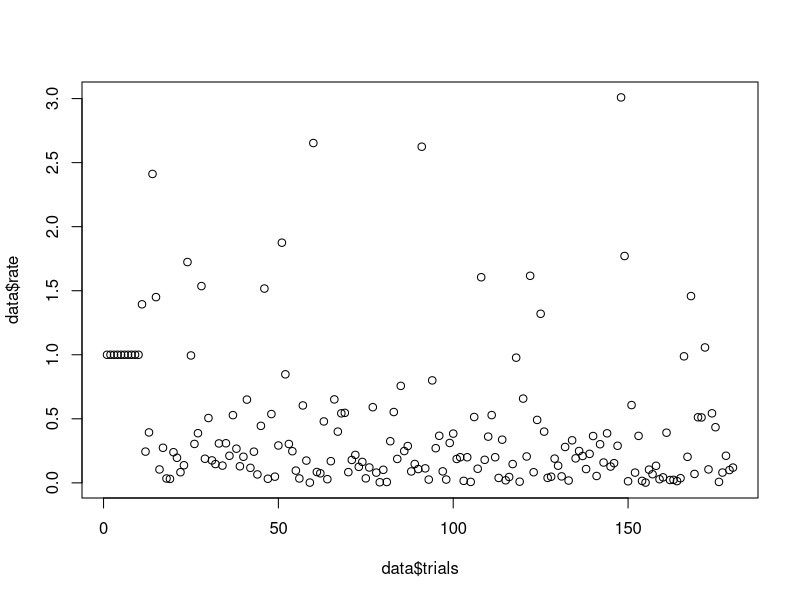
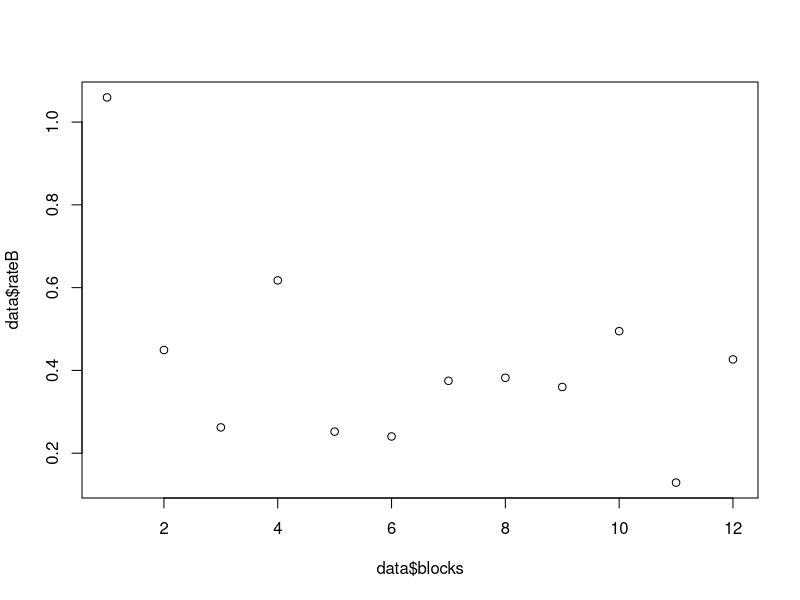
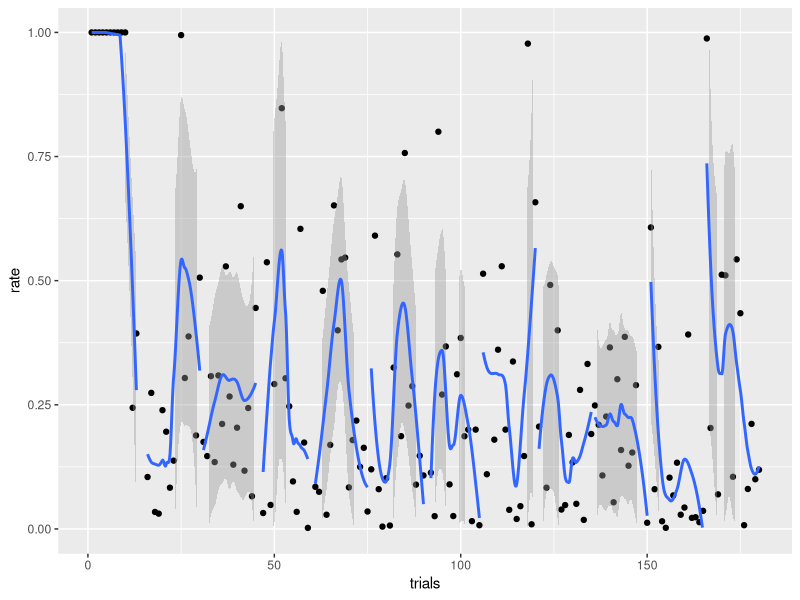
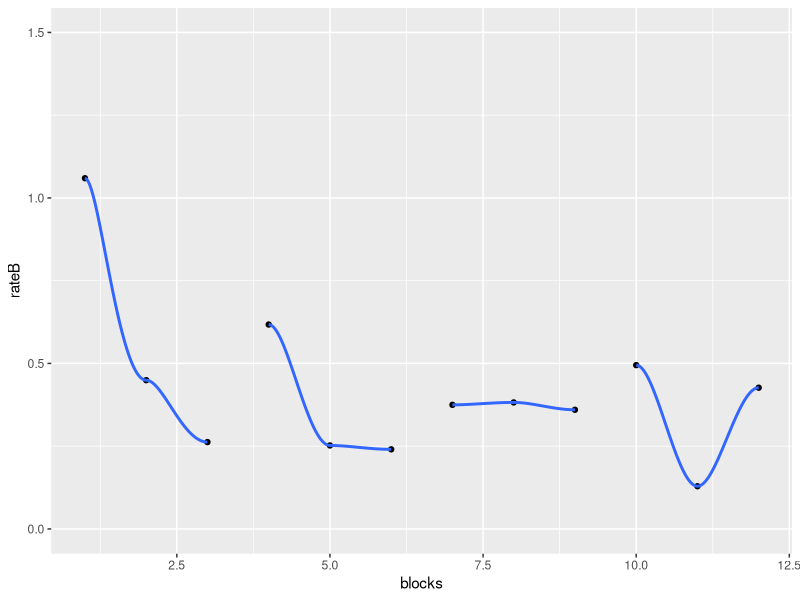

These figures' R source, in order:
setwd("F:/Tools/Rworkspace/FYP-data-analysis/TT individual")
library("ggplot2")
library("BayesFactor")
data <- read.csv("67060.csv", header = TRUE)

plot(data$trials, data$rate)
plot(data$blocks, data$rateB)

# get the fitting line
fit <- lm(log(rate) ~ trials, data=data)
summary(fit)

fitB <- lm(log(rateB) ~ blocks, data=data)
summary(fitB)

# plot the data
plot.trials <- ggplot(data,aes(trials, rate, group=trialSegment)) + 
  geom_point() + 
  ylim(0,1) + 
  geom_smooth(formula=y~log(x))
plot.trials

plot.blocks <- ggplot(data,aes(blocks, rateB, group=blockSegment)) + 
  geom_point() + 
  ylim(0,1.5) +
  geom_smooth(formula=y~log(x))
plot.blocks
